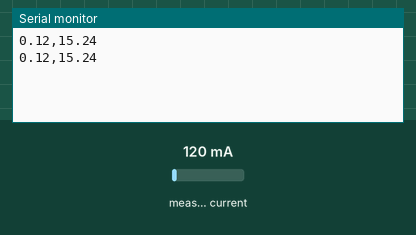
This sketch was run on a simulated Arduino Uno, built with avr-gcc and run on an emulated ATmega328P. Parts: the last lines printed to the serial monitor. The test bench sets the inputs (shaded band); at power-on: measured current 120 mA.

Above: at 2.8 s.
2.9 s: measured current set to 40 mA
At 3.6 s:
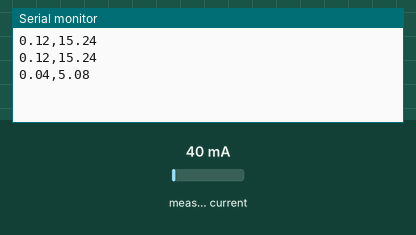
4.4 s: measured current set to 500 mA
At 5.5 s:
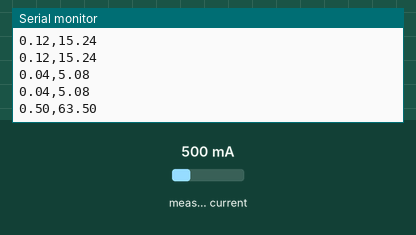
Timing chart, 0 to 7.4 s (numbered marks = the images above; inputs shaded):
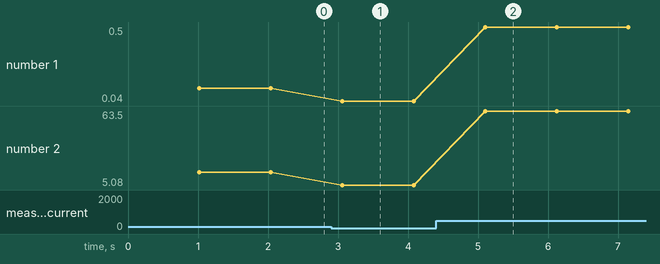

The sketch:

leitor-corrente.ino
```cpp
#include "ACS712.h"

// Estou usando ACS de 30A. Mude para o modelo que está usando. Valores possíveis: 5,20 e 30
// Sensor ligado na porta analópgica A0
ACS712 sensor(ACS712_30A, A0);

void setup() {
  // É necessário calibrar o sensor antes de usar a primeira vez com o método abaixo
  Serial.begin(9600);
  sensor.calibrate();
}

void loop() {
  // A frequência da corrente alternada no Brasil é 60 Hz. Mude caso necessário
  // A voltagem, no meu caso é 127
  delay(1000);
  float V = 127;
  float I = sensor.getCurrentAC(60);
  float P = V * I;
//
//  Serial.println(String("Corrente = ") + I + " A");
//  Serial.println(String("Potência  = ") + P + " Watts");
 I = I ;

 P = P ;

 Serial.println(String("")+ (I) + String(",") + P);
}
```

Measured:
- after the input at 2.9 s, the serial monitor: prints a new line after 0.16 s (image 1)
- after the input at 4.4 s, the serial monitor: prints a new line after 0.71 s (image 2)
- plotted number 1: 0.12 → 0.04 after the input at 2.9 s, 0.04 → 0.5 after the input at 4.4 s
- plotted number 2: 15.24 → 5.08 after the input at 2.9 s, 5.08 → 63.5 after the input at 4.4 s
